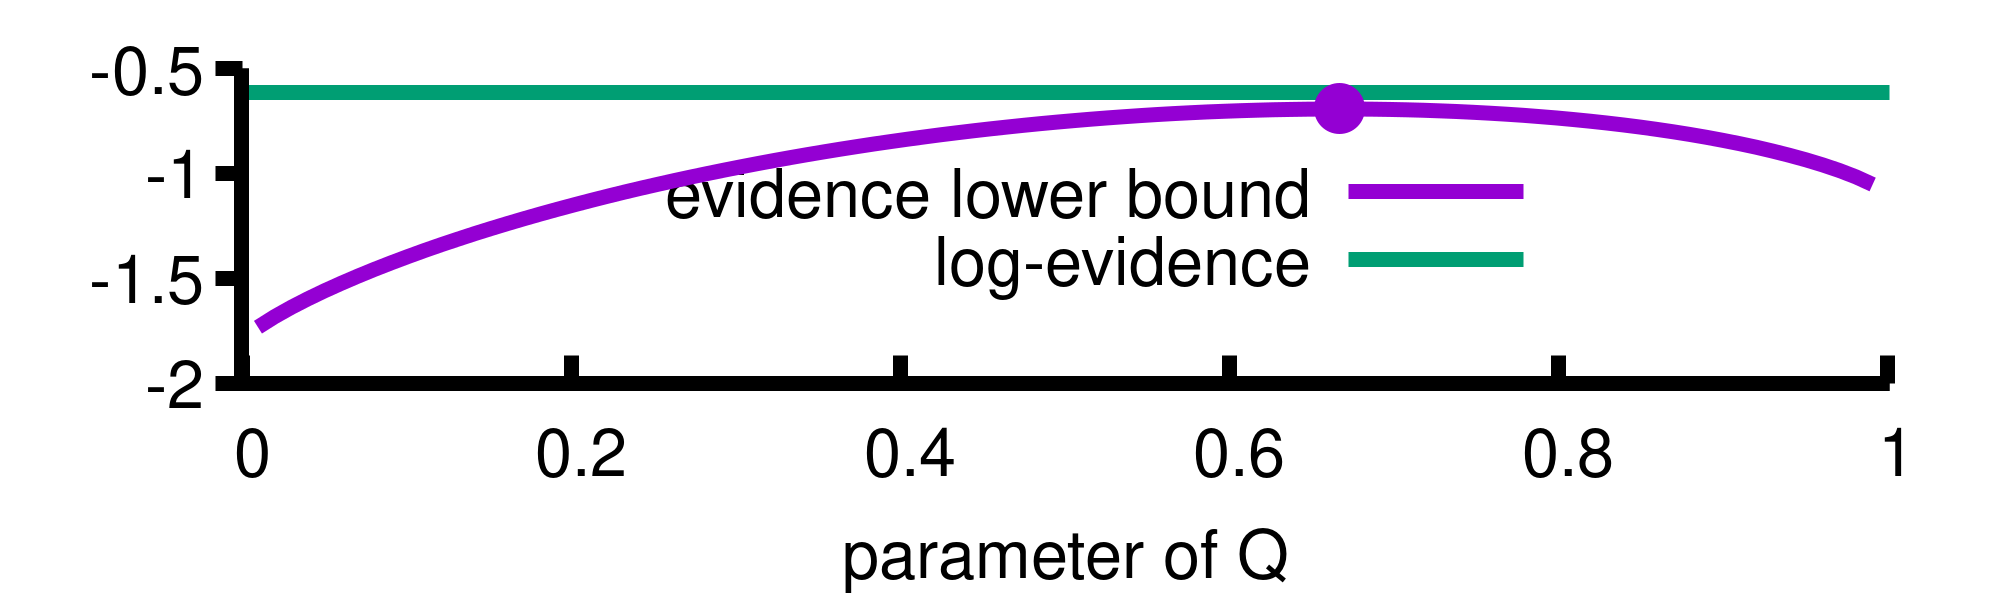

The gnuplot source for this figure:
set terminal pngcairo size 2000, 600 font "Helvetica,30" linewidth 15
set output "var.png"

E = 13/24.0
f(q) = (-q*log(q))-log(3)*q-log(1-q)*(1-q)-log(6)*(1-q)
lE = log(E)

unset grid
set key center
set xlabel "parameter of Q"
set xtics axis nomirror
set ytics 0.5 axis nomirror
set border 3
plot [-0.001:1.001][:-0.5] f(x) t "evidence lower bound", lE t "log-evidence", "<echo 0.66667 -0.693147" w p ps 6 pt 7 lc 1 t ""